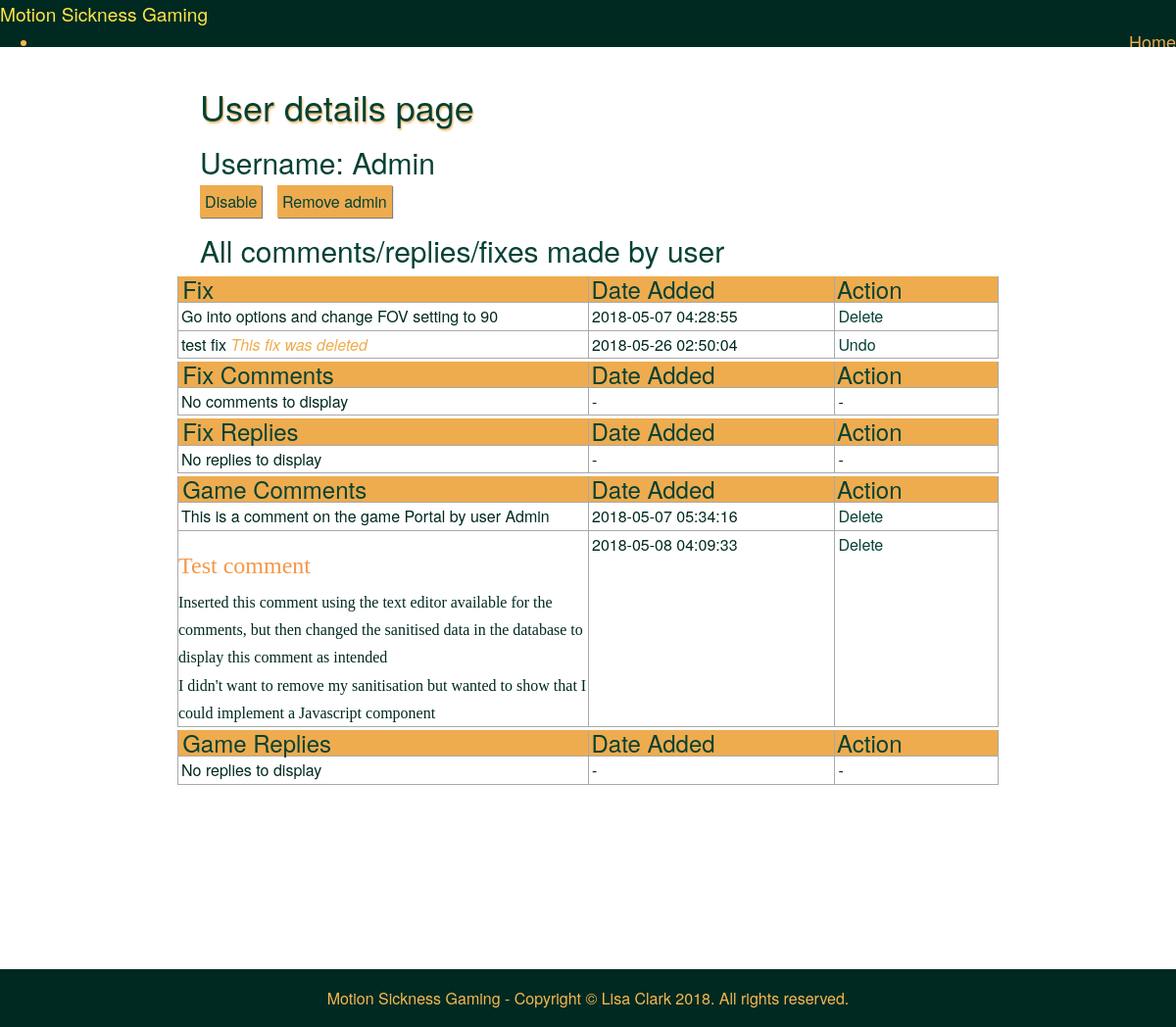
Page /view/php/admin_view_user.php?userID=1 (signed in) on the committed database.
### tables this page shows
CREATE TABLE `user` (
  `userID` int(10) UNSIGNED NOT NULL,
  `username` varchar(30) NOT NULL,
  `password` varchar(512) NOT NULL,
  `userCreateDate` datetime NOT NULL DEFAULT CURRENT_TIMESTAMP,
  `acctStatus` int(10) UNSIGNED NOT NULL,
  `avatarID` int(10) UNSIGNED DEFAULT NULL,
  `commRep` int(10) UNSIGNED NOT NULL,
  `fixRep` int(10) UNSIGNED NOT NULL
);

CREATE TABLE `fix` (
  `fixID` int(10) UNSIGNED NOT NULL,
  `fixInfo` text NOT NULL,
  `fixDateTime` timestamp NOT NULL DEFAULT CURRENT_TIMESTAMP,
  `fixThUp` int(10) UNSIGNED NOT NULL,
  `fixThDown` int(10) UNSIGNED NOT NULL,
  `userID` int(10) UNSIGNED NOT NULL,
  `gameID` int(10) UNSIGNED NOT NULL,
  `deleted` tinyint(1) NOT NULL
);

CREATE TABLE `gamecomm` (
  `gameCommID` int(10) UNSIGNED NOT NULL,
  `gameComment` text NOT NULL,
  `gameCommDateTime` timestamp NOT NULL DEFAULT CURRENT_TIMESTAMP,
  `gameCommThUp` int(10) UNSIGNED NOT NULL,
  `gameCommThDown` int(10) UNSIGNED NOT NULL,
  `userID` int(10) UNSIGNED NOT NULL,
  `gameID` int(10) UNSIGNED NOT NULL,
  `deleted` tinyint(1) NOT NULL
);

### model/dbfunctions.php (called while the page is built, shortened)
<?php
function getOneUser($userID) {
    $user = "SELECT user.userID, user.username, avatar.avatarID, avatar.url, user.acctStatus
    FROM user
    INNER JOIN avatar ON avatar.avatarID = user.avatarID
    WHERE user.userID ='" . $userID . "';";
    include 'connect.php';
    $stmt = $conn->prepare($user);
    $stmt->execute();
    return $stmt->fetch(PDO::FETCH_ASSOC);
}
function getAllUserComments($table, $userID) {
    $comment = "SELECT * FROM ".$table."
    WHERE userID = '" . $userID . "';";
    include 'connect.php';
    $stmt = $conn->prepare($comment);
    $stmt->execute();
    return $stmt->fetchAll(PDO::FETCH_ASSOC);
}
?>

### view/php/admin_view_user_fix.php (the view, shortened to what this page needs)
<div class="usercomments">
    <div class="row">
        <div class="col1">
            <div class="tablehead">
                <h3>Fix</h3>
            </div>
        </div>
        <div class="col2">
            <div class="tablehead">
                <h3>Date Added</h3>
            </div>
        </div>
        <div class="col3">
            <div class="tablehead">
                <h3>Action</h3>
            </div>
        </div>
    </div>
    <?php
    $getAllUserFix = getAllUserComments('fix', $_GET['userID']);
    if (!empty($getAllUserFix)) {
        ?>
        <?php
            foreach($getAllUserFix as $row) {
        ?>
    <div class="row">
        <div class="col1">
            <?php
                if($row['deleted'] == true) {
            ?>
            <p>
                <?php echo $row['fixInfo']; ?>
                <em class="orange">This fix was deleted</em>
            </p>
            <?php
                } else {
            ?>
            <p>
                <?php echo $row['fixInfo'] ?>
            </p>
            <?php
                }
            ?>
        </div>
        <div class="col2">
            <p>
                <?php echo $row['fixDateTime']; ?>
            </p>
        </div>
        <div class="col3">
            <p>
            <?php
                if($row['deleted'] == true) {
            ?>
                <a href="#" onclick="undeletecomm('fix', <?php echo $row['fixID'] ?>);">Undo</a>
            <?php
                } else {
            ?>
                <a href="#" onclick="deletecomm('fix', <?php echo $row['fixID'] ?>);">Delete</a>
            <?php
                }
            ?>
            </p>
        </div>
    </div>
        <?php
            }
        ?>
        <?php
            }
        ?>
</div>

### view/php/admin_view_user.php (shortened to what this page needs)
<?php
    include 'header.php';
    include 'nav.php';
    include '../../model/connect.php';
    include '../../model/dbfunctions.php';
?>
<div class="content game-page">
    <h1>User details page</h1>
    <?php
        $getuser = getOneUser($_GET['userID']);
    ?>
    <h2>Username: <?php echo $getuser['username']; ?></h2>
    <?php
        if ($getuser['acctStatus'] == '1') {
    ?>
    <a class="status" href="#" onclick="changestatus('disable', <?php echo $_GET['userID']; ?>)">Disable</a>
    <a class="status" href="#" onclick="changestatus('admin', <?php echo $_GET['userID']; ?>)">Make admin</a>
    <?php
        } else if ($getuser['acctStatus'] == '2') {
    ?>
    <a class="status" href="#" onclick="changestatus('active', <?php echo $_GET['userID']; ?>)">Enable</a>
    <?php
        } else if ($getuser['acctStatus'] == '3') {
    ?>
    <a class="status" href="#" onclick="changestatus('disable', <?php echo $_GET['userID']; ?>)">Disable</a>
    <a class="status" href="#" onclick="changestatus('removeadmin', <?php echo $_GET['userID']; ?>)">Remove admin</a>
    <?php
        }
    ?>
    <h2>All comments/replies/fixes made by user</h2>
    <?php
        include 'admin_view_user_fix.php';
        include 'admin_view_user_fixcomm.php';
        include 'admin_view_user_fixreply.php';
        include 'admin_view_user_gamecomm.php';
        include 'admin_view_user_gamereply.php';
    ?>
</div>
<?php
    include 'footer.php';
?>

### view/php/admin_view_user_gamecomm.php (shortened to what this page needs)
<div class="usercomments">
    <div class="row">
        <div class="col1">
            <div class="tablehead">
                <h3>Game Comments</h3>
            </div>
        </div>
        <div class="col2">
            <div class="tablehead">
                <h3>Date Added</h3>
            </div>
        </div>
        <div class="col3">
            <div class="tablehead">
                <h3>Action</h3>
            </div>
        </div>
    </div>
    <?php
    $getAllUserGameComm = getAllUserComments('gamecomm', $_GET['userID']);
    if (!empty($getAllUserGameComm)) {
        foreach($getAllUserGameComm as $row) {
    ?>
    <div class="row">
        <div class="col1">
            <?php
                if($row['deleted'] == true) {
            ?>
            <p>
                <?php echo $row['gameComment']; ?>
                <em class="orange">This comment was deleted</em>
            </p>
            <?php
                } else {
            ?>
            <p>
                <?php echo $row['gameComment'] ?>
            </p>
            <?php
                }
            ?>
        </div>
        <div class="col2">
            <p>
                <?php echo $row['gameCommDateTime']; ?>
            </p>
        </div>
        <div class="col3">
            <p>
            <?php
                if($row['deleted'] == true) {
            ?>
                <a href="#" onclick="undeletecomm('gamecomm', <?php echo $row['gameCommID'] ?>);">Undo</a>
            <?php
                } else {
            ?>
                <a href="#" onclick="deletecomm('gamecomm', <?php echo $row['gameCommID'] ?>);">Delete</a>
            <?php
                }
            ?>
            </p>
        </div>
    </div>
        <?php
            }
            }
        ?>
</div>

### view/css/layouts/marketing.css (style rules this page uses)
* { -webkit-box-sizing: border-box; -moz-box-sizing: border-box; box-sizing: border-box; }
body { line-height: 1.7em; color: #002921; font-size: 13px; background-image: url(../../img/background.jpg); background-attachment: fixed; }
h1, h2, h3, h4, h5, h6, label { color: #054135; }
.content { padding: 1em 1em 3em; }
@media (min-width: 48em) { body { font-size: 16px; } }

### view/css/style.css (style rules this page uses)
.game-page { padding-top: 5px; margin: 0 auto; background: rgba(255,255,255,0.4); width: 70%; min-height: 1000px; }
.game-page h1 { text-shadow: 1px 2px 2px rgba(238,172,78,0.8); padding-top: 2%; }
.game-page h1, .game-page h2 { padding-left: 1%; }
a { color: #054135; }
.orange { color: #EEAC4E; padding-right: 2px; }
.usercomments { margin-bottom: 3px; }
.col1 { grid-column: 1 / 2; }
.col2 { grid-column: 2 / 3; }
.col3 { grid-column: 3 / 4; border-right: 1px solid darkgrey; }
.col1, .col2, .col3 { border-left: 1px solid darkgrey; border-bottom: 1px solid darkgrey; }
.col1 p, .col2 p, .col3 p { margin: 0; padding-left: 3px; }
.row { display: grid; grid-template-columns: 50% 30% 20%; background-color: white; margin-bottom: 0; }
.tablehead { background-color: #EEAC4E; }
.tablehead h3 { padding: 0; margin: 0; padding-left: 1%; }
.status { background-color: #EEAC4E; padding: 5px; box-shadow: 1px 1px 1px rgba(0,0,0,0.5); margin-right: 3px; margin-left: 1%; }

### rows in the picture
user: username "Admin"
fix: fixInfo "Go into options and change FOV setting to 90", fixDateTime "2018-05-07 04:28:55"
fix: fixInfo "test fix", fixDateTime "2018-05-26 02:50:04"
gamecomm: gameComment "This is a comment on the game Portal by user Admin", gameCommDateTime "2018-05-07 05:34:16"
gamecomm: gameComment "Test comment Inserted this comment using the text editor available for the comments, but then changed the sanitised data in the database to display this comment as intended I didn't want to remove my sanitisation but wanted to show that I could implement a Javascript component", gameCommDateTime "2018-05-08 04:09:33"
